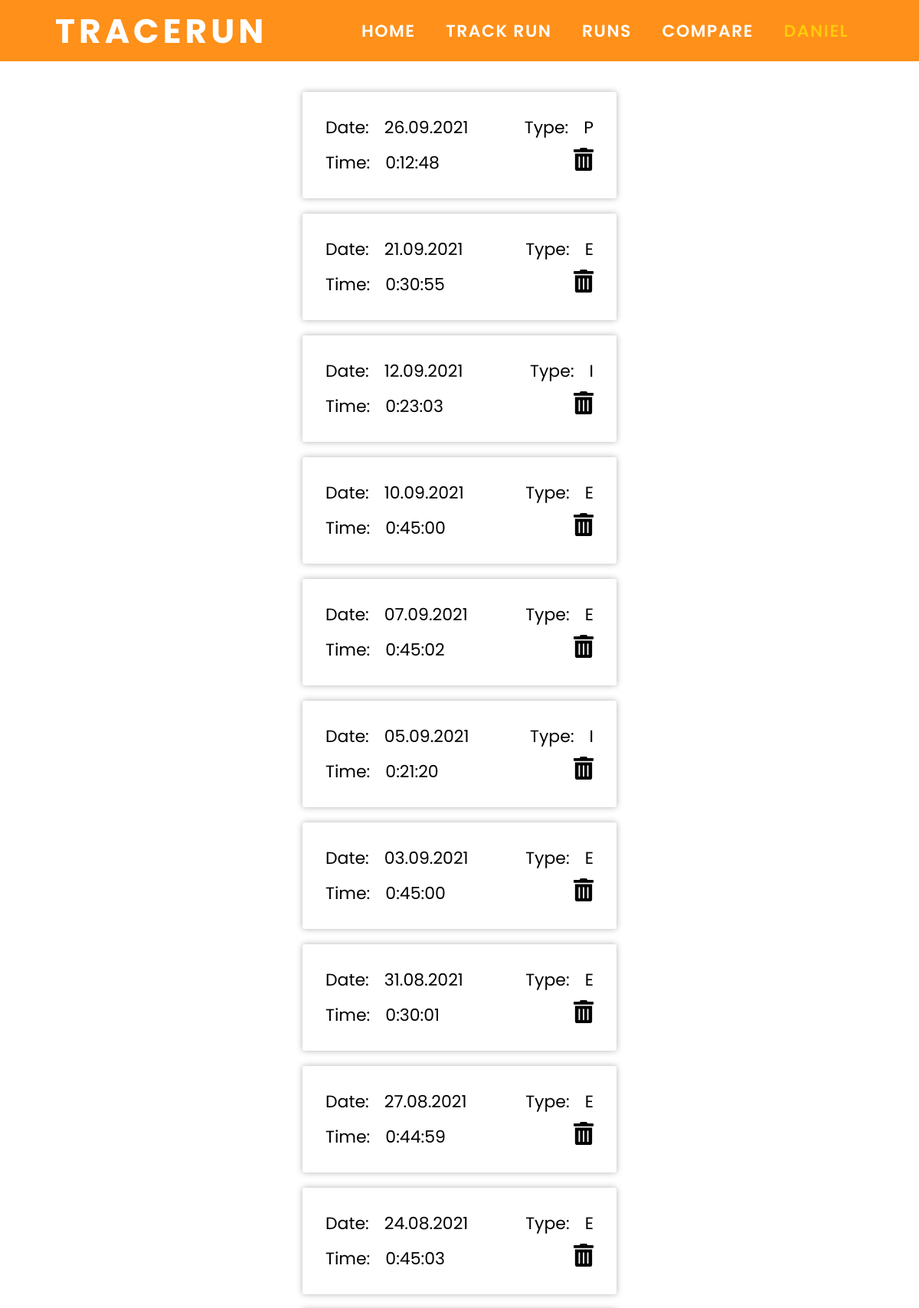
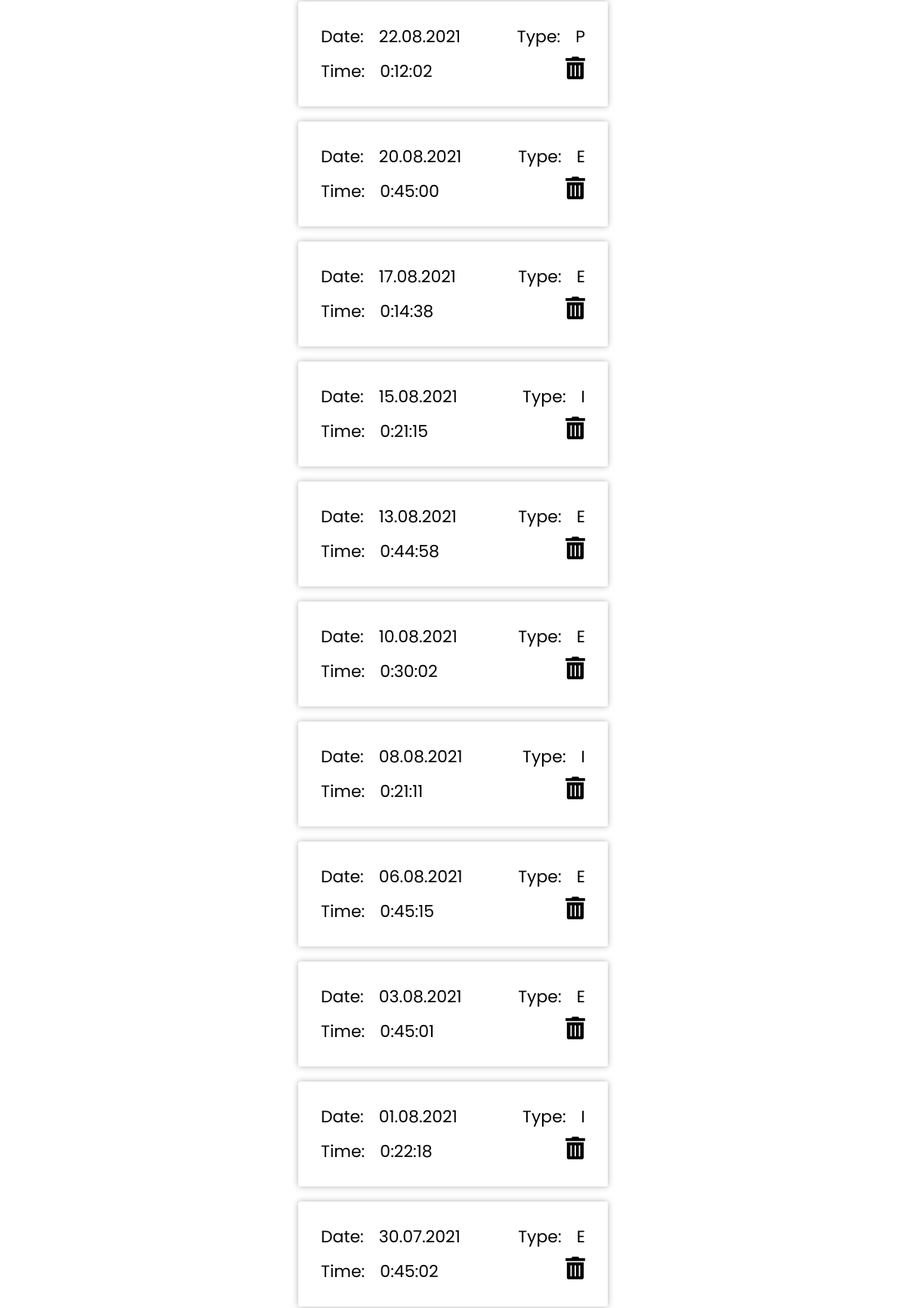
The app's page /view/runs.php (signed in, upper part) with its own data (2 pictures, top to bottom).
### tables this page shows
CREATE TABLE `trackrun` (
  `id` int(11) NOT NULL,
  `fk_user` int(11) NOT NULL,
  `running_date` date NOT NULL,
  `total_time` time DEFAULT NULL,
  `distance` float NOT NULL,
  `active_calories` int(11) NOT NULL DEFAULT 0,
  `avg_heart_rate` int(11) NOT NULL,
  `max_heart_rate` int(11) NOT NULL DEFAULT 0,
  `cadence` int(11) NOT NULL DEFAULT 0,
  `vertical_meters` int(15) NOT NULL DEFAULT 0,
  `type` varchar(1) NOT NULL,
  `comment` varchar(200) NOT NULL,
  `int_active` int(11) NOT NULL,
  `int_pause` int(11) NOT NULL
);

### controller/CONruns.php (the view, shortened to what this page needs)
<?php
function GetTrackRuns() {
    include "../model/include.php";
    $stmt = $mysql->prepare("SELECT id, running_date, total_time, type FROM trackrun WHERE fk_user=(?) ORDER BY running_date DESC");
    $stmt->bind_param("i",$_SESSION["id"]);
    $stmt->execute();
    $stmt->bind_result($id_trackrun, $runningdateSQL, $totaltimeSQL, $type);
    while($stmt->fetch()){
        $runningdate = date("d.m.Y",strtotime($runningdateSQL));
        $totaltime = date("G:i:s", strtotime($totaltimeSQL));
        echo "<a href='../view/run.php?run=$id_trackrun' class='div container-run-elements'>";
            echo "<p class='runs-runningdate runs-margin'>Date:</p>";
            echo "<p class='runs-runningdate'>$runningdate</p>";
            echo "<div class='runs-type'>";
                echo "<p class='runs-runningdate runs-margin-type'>Type:</p>";
                echo "<p class='runs-runningdate'>$type</p>";
            echo "</div>";
            echo "<br>";
            echo "<p class='runs-totaltime runs-margin'>Time:</p>";
            echo "<p class='runs-totaltime'>$totaltime</p>";
            echo "<div class='trashlogo'>";
                echo "<form method='POST'>";
                    echo "<button class='btnDel' name='btnDel' value='$id_trackrun'><img class='icon-runs' src='../view/picture/trashicon_runs.svg'></button>";
                echo "</form>";
            echo "</div>";
        echo "</a>";
    }
}
?>

### view/css/style.css (style rules this page uses)
:root { --orange: rgba(255, 132, 0, 0.9); --orange2: rgba(255, 132, 0, 0.3); --yellow: rgba(255, 200, 13, 1); --lightthiele: rgba(13, 152, 186, 0.9); --lightthiele2: rgba(13, 152, 186, 0.3); --thiel: #0D98BA; --white: rgb(255, 255, 255); --gray: rgba(161, 161, 161, 0.4); --red: red; --green: green; }
* { padding: 0; margin: 0; box-sizing: border-box; text-decoration: none; list-style: none; -webkit-appearance:none; }
body { font-family: 'Poppins', sans-serif; font-size: 22px; }
p { font-size: 22px; }
.div { margin: auto; }
.icon-runs { height: 30px; }
.container-run-elements { color: black; display: block; cursor: pointer; width: 410px; padding: 30px; margin-top: 20px; box-shadow: 0 0 8px rgba(0, 0, 0, 0.3); border-radius: 3px; background-color: var(--white); }
.runs-runningdate { display: inline-block; }
.runs-totaltime { display: inline-block; margin-top: 13px; }
.runs-margin { margin-right: 20px; }
.runs-margin-type { margin-right: 20px; }
.trashlogo { float: right; margin-top: 10px; }
.runs-type { float: right; }
.btnDel, .btnEdit, .btnAdd { margin-bottom: -30px; margin: auto; cursor: pointer; border: 0; background-color: white; }

### view/css/scrollable.css (style rules this page uses)
body { overflow: -moz-scrollbars-none; }
body { -ms-overflow-style: none; }

### records on screen
trackrun: running_date "26.09.2021", type "P", total_time "0:12:48", $id_trackrun 136 (drawn)
trackrun: running_date "21.09.2021", type "E", total_time "0:30:55", $id_trackrun 111 (drawn)
trackrun: running_date "12.09.2021", type "I", total_time "0:23:03", $id_trackrun 112 (drawn)
trackrun: running_date "10.09.2021", type "E", total_time "0:45:00", $id_trackrun 113 (drawn)
trackrun: running_date "07.09.2021", type "E", total_time "0:45:02", $id_trackrun 114 (drawn)
trackrun: running_date "05.09.2021", type "I", total_time "0:21:20", $id_trackrun 143 (drawn)
trackrun: running_date "03.09.2021", type "E", total_time "0:45:00", $id_trackrun 115 (drawn)
trackrun: running_date "31.08.2021", type "E", total_time "0:30:01", $id_trackrun 116 (drawn)
trackrun: running_date "27.08.2021", type "E", total_time "0:44:59", $id_trackrun 142 (drawn)
trackrun: running_date "24.08.2021", type "E", total_time "0:45:03", $id_trackrun 141 (drawn)
trackrun: running_date "22.08.2021", type "P", total_time "0:12:02", $id_trackrun 117 (drawn)
trackrun: running_date "20.08.2021", type "E", total_time "0:45:00", $id_trackrun 118 (drawn)
trackrun: running_date "17.08.2021", type "E", total_time "0:14:38", $id_trackrun 119 (drawn)
trackrun: running_date "15.08.2021", type "I", total_time "0:21:15", $id_trackrun 140 (drawn)
trackrun: running_date "13.08.2021", type "E", total_time "0:44:58", $id_trackrun 139 (drawn)
trackrun: running_date "10.08.2021", type "E", total_time "0:30:02", $id_trackrun 120 (drawn)
trackrun: running_date "08.08.2021", type "I", total_time "0:21:11", $id_trackrun 121 (drawn)
trackrun: running_date "06.08.2021", type "E", total_time "0:45:15", $id_trackrun 122 (drawn)
trackrun: running_date "03.08.2021", type "E", total_time "0:45:01", $id_trackrun 123 (drawn)
trackrun: running_date "01.08.2021", type "I", total_time "0:22:18", $id_trackrun 124 (drawn)
trackrun: running_date "30.07.2021", type "E", total_time "0:45:02", $id_trackrun 125 (drawn)

### other values on screen
$_SESSION["username"] "DANIEL"
